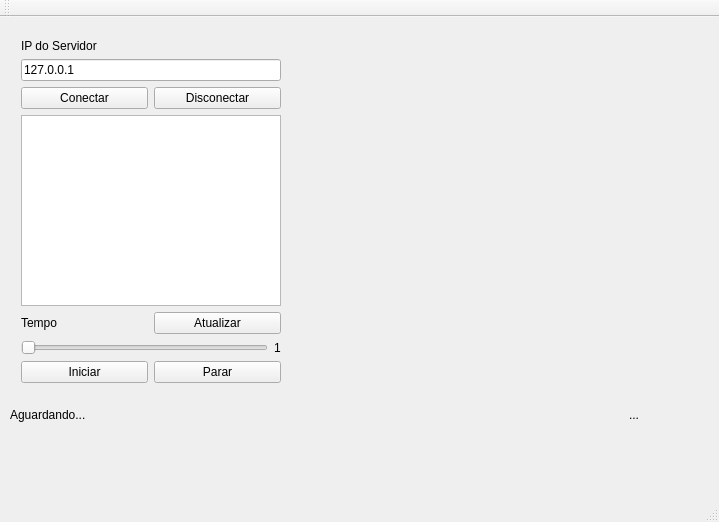
<?xml version="1.0" encoding="UTF-8"?>
<ui version="4.0">
 <class>MainWindow</class>
 <widget class="QMainWindow" name="MainWindow">
  <property name="geometry">
   <rect>
    <x>0</x>
    <y>0</y>
    <width>719</width>
    <height>522</height>
   </rect>
  </property>
  <property name="windowTitle">
   <string>MainWindow</string>
  </property>
  <widget class="QWidget" name="centralWidget">
   <widget class="QWidget" name="layoutWidget">
    <property name="geometry">
     <rect>
      <x>10</x>
      <y>11</y>
      <width>282</width>
      <height>366</height>
     </rect>
    </property>
    <layout class="QGridLayout" name="gridLayout_5">
     <item row="0" column="0" colspan="2">
      <layout class="QGridLayout" name="gridLayout_4">
       <item row="0" column="0">
        <layout class="QGridLayout" name="gridLayout_2">
         <item row="2" column="1">
          <widget class="QPushButton" name="update">
           <property name="text">
            <string>Atualizar</string>
           </property>
          </widget>
         </item>
         <item row="1" column="0" colspan="2">
          <widget class="QTextBrowser" name="listaIPs"/>
         </item>
         <item row="2" column="0">
          <widget class="QLabel" name="label_3">
           <property name="text">
            <string>Tempo</string>
           </property>
          </widget>
         </item>
         <item row="0" column="0" colspan="2">
          <layout class="QGridLayout" name="gridLayout">
           <item row="0" column="0">
            <widget class="QLabel" name="label">
             <property name="text">
              <string>IP do Servidor</string>
             </property>
            </widget>
           </item>
           <item row="1" column="0" colspan="2">
            <widget class="QLineEdit" name="endIp">
             <property name="text">
              <string>127.0.0.1</string>
             </property>
            </widget>
           </item>
           <item row="2" column="0">
            <widget class="QPushButton" name="conectar">
             <property name="text">
              <string>Conectar</string>
             </property>
            </widget>
           </item>
           <item row="2" column="1">
            <widget class="QPushButton" name="desconectar">
             <property name="text">
              <string>Disconectar</string>
             </property>
            </widget>
           </item>
          </layout>
         </item>
        </layout>
       </item>
       <item row="1" column="0">
        <layout class="QGridLayout" name="gridLayout_3">
         <item row="0" column="0">
          <widget class="QSlider" name="barraTimer">
           <property name="minimum">
            <number>1</number>
           </property>
           <property name="orientation">
            <enum>Qt::Horizontal</enum>
           </property>
          </widget>
         </item>
         <item row="0" column="1">
          <widget class="QLabel" name="labelTimer">
           <property name="text">
            <string>1</string>
           </property>
          </widget>
         </item>
        </layout>
       </item>
      </layout>
     </item>
     <item row="1" column="0">
      <widget class="QPushButton" name="iniciar">
       <property name="text">
        <string>Iniciar</string>
       </property>
      </widget>
     </item>
     <item row="1" column="1">
      <widget class="QPushButton" name="parar">
       <property name="text">
        <string>Parar</string>
       </property>
      </widget>
     </item>
    </layout>
   </widget>
   <widget class="Plotter" name="widget" native="true">
    <property name="geometry">
     <rect>
      <x>280</x>
      <y>10</y>
      <width>361</width>
      <height>371</height>
     </rect>
    </property>
   </widget>
   <widget class="QLabel" name="onoff">
    <property name="geometry">
     <rect>
      <x>10</x>
      <y>390</y>
      <width>91</width>
      <height>16</height>
     </rect>
    </property>
    <property name="text">
     <string>Aguardando...</string>
    </property>
   </widget>
   <widget class="QLabel" name="startstop">
    <property name="geometry">
     <rect>
      <x>590</x>
      <y>390</y>
      <width>49</width>
      <height>16</height>
     </rect>
    </property>
    <property name="layoutDirection">
     <enum>Qt::LeftToRight</enum>
    </property>
    <property name="text">
     <string>...</string>
    </property>
    <property name="alignment">
     <set>Qt::AlignRight|Qt::AlignTrailing|Qt::AlignVCenter</set>
    </property>
   </widget>
  </widget>
  <widget class="QMenuBar" name="menuBar">
   <property name="geometry">
    <rect>
     <x>0</x>
     <y>0</y>
     <width>719</width>
     <height>21</height>
    </rect>
   </property>
  </widget>
  <widget class="QToolBar" name="mainToolBar">
   <attribute name="toolBarArea">
    <enum>TopToolBarArea</enum>
   </attribute>
   <attribute name="toolBarBreak">
    <bool>false</bool>
   </attribute>
  </widget>
  <widget class="QStatusBar" name="statusBar"/>
 </widget>
 <layoutdefault spacing="6" margin="11"/>
 <customwidgets>
  <customwidget>
   <class>Plotter</class>
   <extends>QWidget</extends>
   <header>plotter.h</header>
   <container>1</container>
   <slots>
    <slot>setVelocidade(int)</slot>
   </slots>
  </customwidget>
 </customwidgets>
 <resources/>
 <connections/>
</ui>
